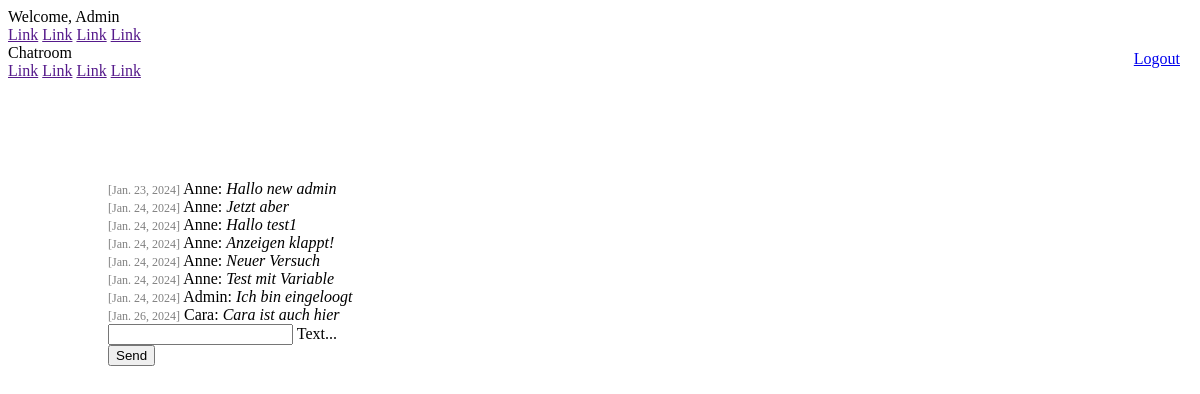
Before: /chat/ (signed in) with the older database file.
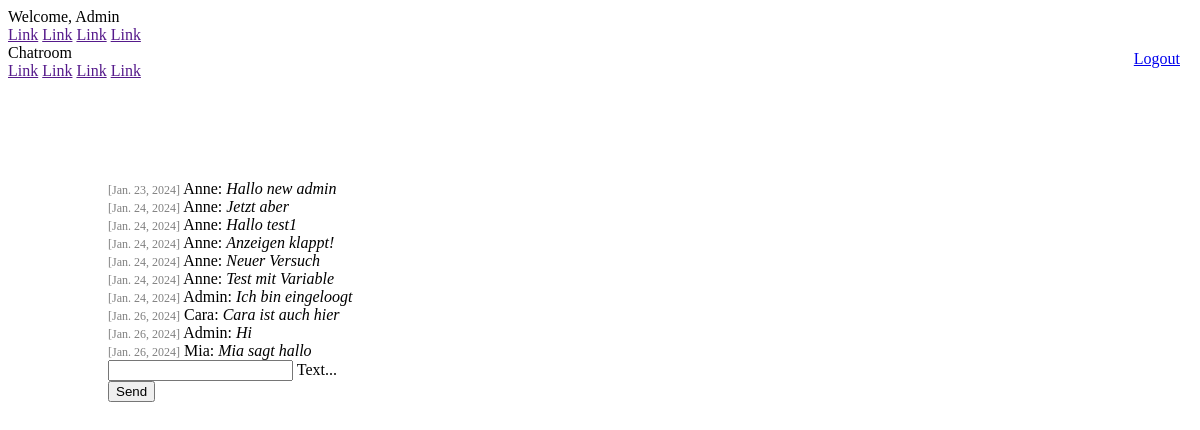
After: the same page with the newer database file.
### chat/models.py (models this page shows)
class Message(models.Model):
    text = models.CharField(max_length=500)
    created_at = models.DateField(default=date.today)
    author = models.ForeignKey(settings.AUTH_USER_MODEL, on_delete=models.CASCADE, related_name='author_message_set')
    receiver = models.ForeignKey(settings.AUTH_USER_MODEL, on_delete=models.CASCADE, related_name='receiver_message_set')
    chat = models.ForeignKey(Chat, on_delete=models.CASCADE, related_name='chat_message_set', default=None, blank=True, null=True)

### chat/views.py (the view)
# urls.py: path('chat/', index),
@login_required(login_url='/login/')
def index(request):
    username = request.user.first_name if request.user.is_authenticated else "DefaultUsername"
    if request.method == 'POST':
        print("Received data " + request.POST['textmessage'])
        myChat = Chat.objects.get(id=1)
        Message.objects.create(text=request.POST['textmessage'], chat=myChat, author=request.user, receiver=request.user)
    chatMessages = Message.objects.filter(chat__id=1)
    return render(request, 'chat/index.html', {'messages': chatMessages,'username': username })

### chat/templates/chat/index.html (shortened to what this page needs)
{% extends "base.html" %}
{% block content %}
{% if request.user.is_authenticated %}
<a class="logout" href="/logout/">Logout</a>
{% for message in messages %}
<div>
  <span class="colorGrey">[{{ message.created_at }}]</span>
  {{ message.author.first_name }}: <i>{{ message.text }}</i>
</div>
{% endfor %}
<form onsubmit="sendMessage(); return false" method="post">
  <div class="mdl-textfield mdl-js-textfield mdl-textfield--floating-label">
    <input class="mdl-textfield__input" name="textmessage" type="text" id="messageField">
    <label class="mdl-textfield__label" for="messageField">Text...</label>
  </div>
  <button class="mdl-button mdl-js-button mdl-button--raised mdl-js-ripple-effect mdl-button--accent">
    Send
  </button>
</form>
{% else %}
<h1>Not logged in</h1>
<p>
  You are not logged in. Please log in.<br />
  Please click <a href="/login/">here</a>.
</p>
{% endif %}
{% endblock %}

### templates/base.html (shortened to what this page needs)
<!DOCTYPE html>
<html lang="en">
  <head>
    <link
      rel="stylesheet"
      href="https://code.getmdl.io/1.3.0/material.indigo-pink.min.css"
    />
    {% load static %}
    <link rel="stylesheet" href="{% static 'css/style.css' %}">
  </head>
  <body>
    <div class="mdl-layout mdl-js-layout mdl-layout--fixed-header">
      <header class="mdl-layout__header">
        <div class="mdl-layout__header-row">
          {% if request.user.is_authenticated %}
          <span class="mdl-layout-title"
            >Welcome, {{ request.user.first_name }}</span
          >
          {% else %}
          <span class="mdl-layout-title">Welcome, please log in!</span>
          {% endif %}
          <nav class="mdl-navigation mdl-layout--large-screen-only">
            <a class="mdl-navigation__link" href="">Link</a>
            <a class="mdl-navigation__link" href="">Link</a>
            <a class="mdl-navigation__link" href="">Link</a>
            <a class="mdl-navigation__link" href="">Link</a>
          </nav>
        </div>
      </header>
      <div class="mdl-layout__drawer">
        <span class="mdl-layout-title">Chatroom</span>
        <nav class="mdl-navigation">
          <a class="mdl-navigation__link" href="">Link</a>
          <a class="mdl-navigation__link" href="">Link</a>
          <a class="mdl-navigation__link" href="">Link</a>
          <a class="mdl-navigation__link" href="">Link</a>
        </nav>
      </div>
      <main class="mdl-layout__content">
        <div class="page-content">
            {% block content %}
            {% endblock %}
        </div>
      </main>
    </div>
  </body>
</html>

### static/css/style.css (style rules this page uses)
.page-content { padding: 100px 100px; }
.colorGrey { color: gray; font-size: 12px; }
.logout { position: absolute; right: 20px; top: 50px; }

Changed rows visible on the page:
added Message: created_at "Jan. 26, 2024", author.first_name "Admin", text "Hi"
added Message: created_at "Jan. 26, 2024", author.first_name "Mia", text "Mia sagt hallo"
